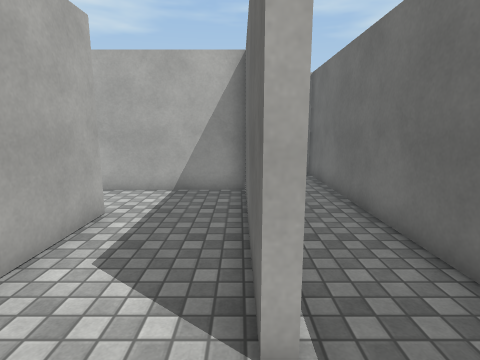
View 1 (above)

16 first-person views from a walk through a 3-D level made in the Unity game engine. The camera is 1.5 m above the floor, tilts 10° down and sees 80° across. The floor is counted in squares, 0.75 m on a side. Each view is taken from the middle of a square. On the plan, view 1 faces up. The plan holds only what a view shows up to about 17 squares ahead; the rest is blank. The place goes on beyond the plan. The player is left out. Surface patterns are stand-ins for the level's own textures.

View 2
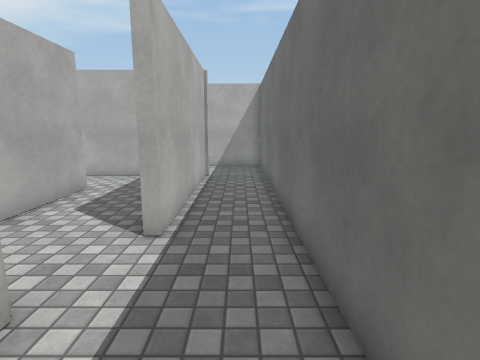

View 3
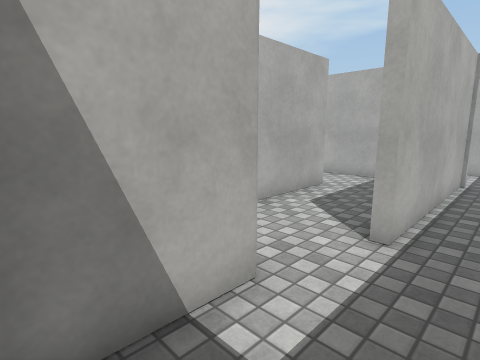

View 4
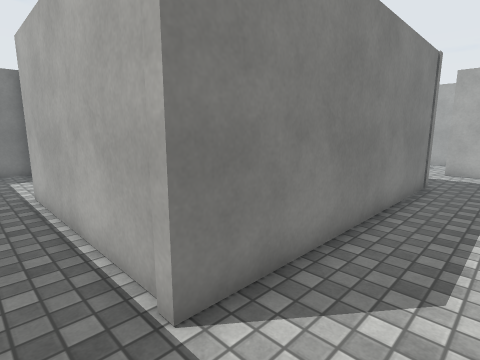

View 5
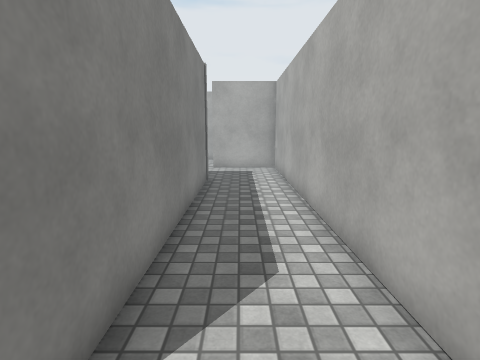

View 6
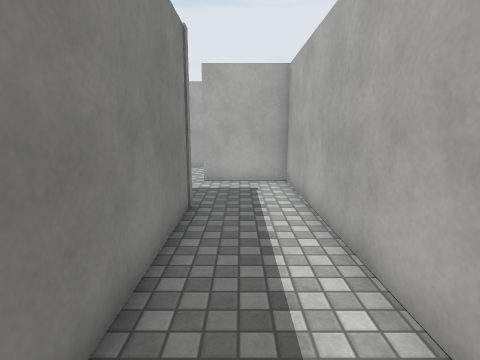

View 7
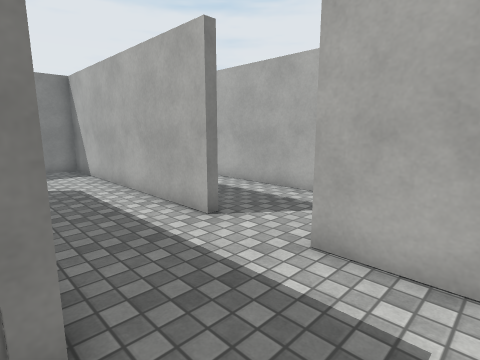

View 8
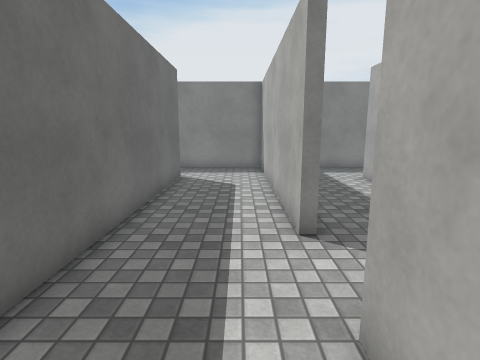

View 9
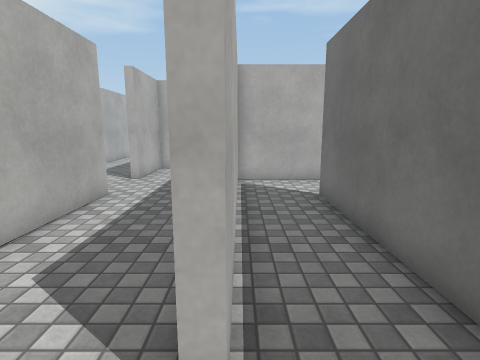

View 10
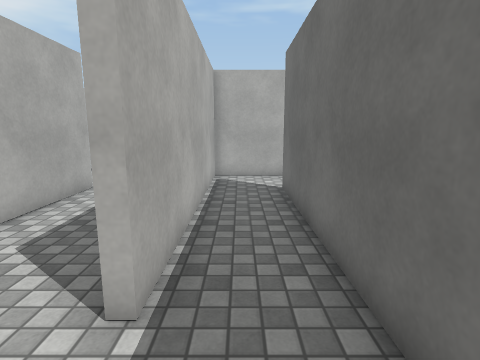

View 11
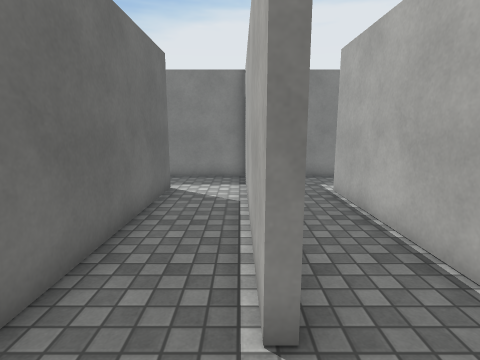

View 12
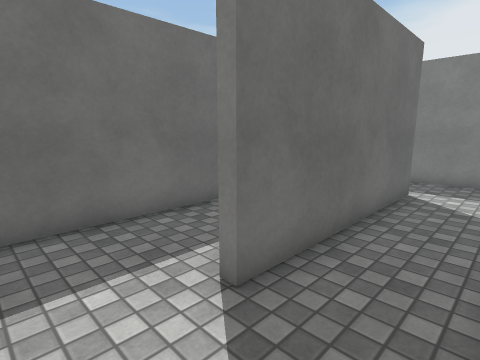

View 13
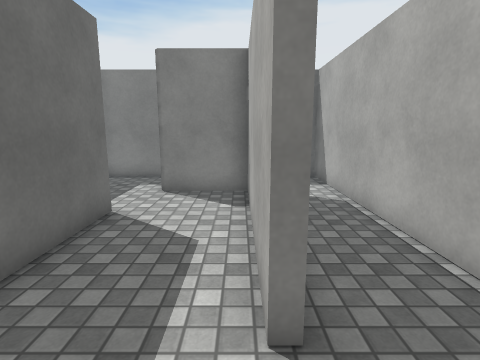

View 14
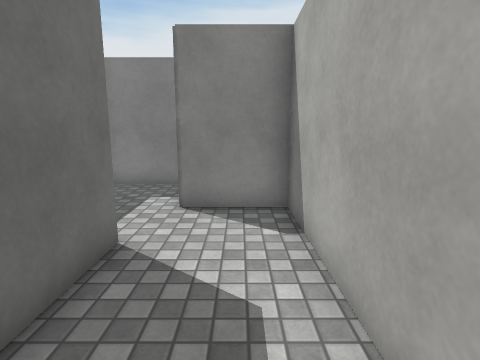

View 15
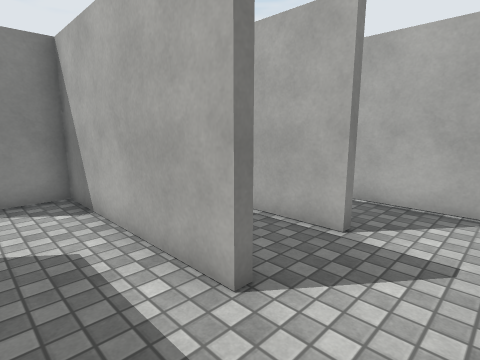

View 16
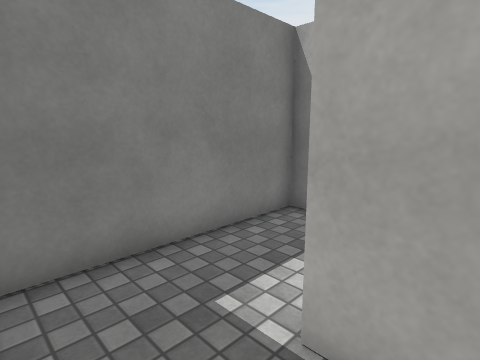

### Floor plan
Ten units are one square. View 1 is at (0, 0); x grows to the right and y downward. Boxes are objects, and circles mark ways between rooms. Rooms are numbered by the first view taken in them; rooms with no view inside come last. Other rooms are left out.
<svg viewBox="-140 -134 176 172">
<path fill="none" stroke="#000" d="M-33 -68 -33 2 -4 2 -4 30M2 -93 -44 -93M-95 -97 5 -97 5 -22 2 -22 2 -86M31 19 31 -129 -131 -129 -131 -96M-4 33 28 33M-65 15 -65 -66 -62 -66M-94 33 -72 33M-54 -93 -91 -93 -91 3 -94 3M-94 3 -94 -92M-131 -69 -131 33 -94 33M-131 -96 -135 -96M-36 9 -36 -68M-62 -66 -62 33 -29 33M-44 -93 -54 -93"/>
<circle cx="-110" cy="-100" r="3" fill="#2a7"/>
<circle cx="-40" cy="-80" r="3" fill="#2a7"/>
<circle cx="-90" cy="20" r="3" fill="#2a7"/>
<circle cx="-60" cy="-80" r="3" fill="#2a7"/>
<text x="-20" y="-60">1</text>
<text x="-80" y="-30">2</text>
<text x="-110" y="-30">3</text>
<text x="-50" y="-10">4</text>
</svg>
Room 1 opens to room 3. Room 1 opens to room 4. Room 2 opens to room 3. Room 2 opens to room 4.

Where each view was taken, in squares from view 1:
view 1: 0 up, 0 right, facing up
view 2: 3 down, 2 right, facing up
view 3: 3 down, 2 right, facing up-left
view 4: 12 up, 2 right, facing down-left
view 5: 11 up, 2 right, facing left
view 6: 11 up, 2 left, facing left
view 7: 12 up, 9 left, facing down-left
view 8: 12 up, 12 left, facing down
view 9: 2 down, 9 left, facing up
view 10: 3 down, 8 left, facing up
view 11: 9 up, 6 left, facing down
view 12: 9 up, 6 left, facing down-right
view 13: 9 up, 3 left, facing down
view 14: 7 up, 2 left, facing down
view 15: 9 up, 1 left, facing down-left
view 16: 1 up, 7 left, facing down-left
